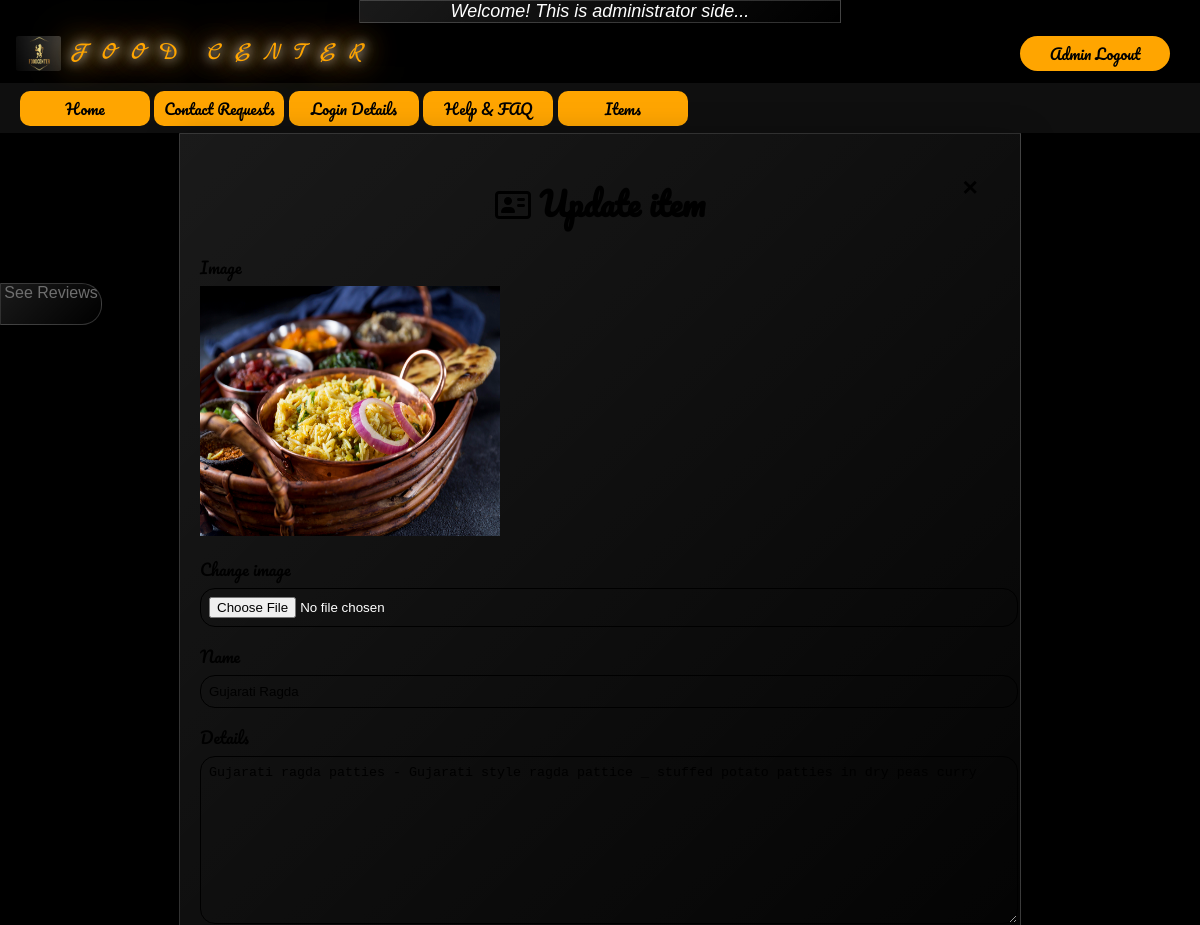
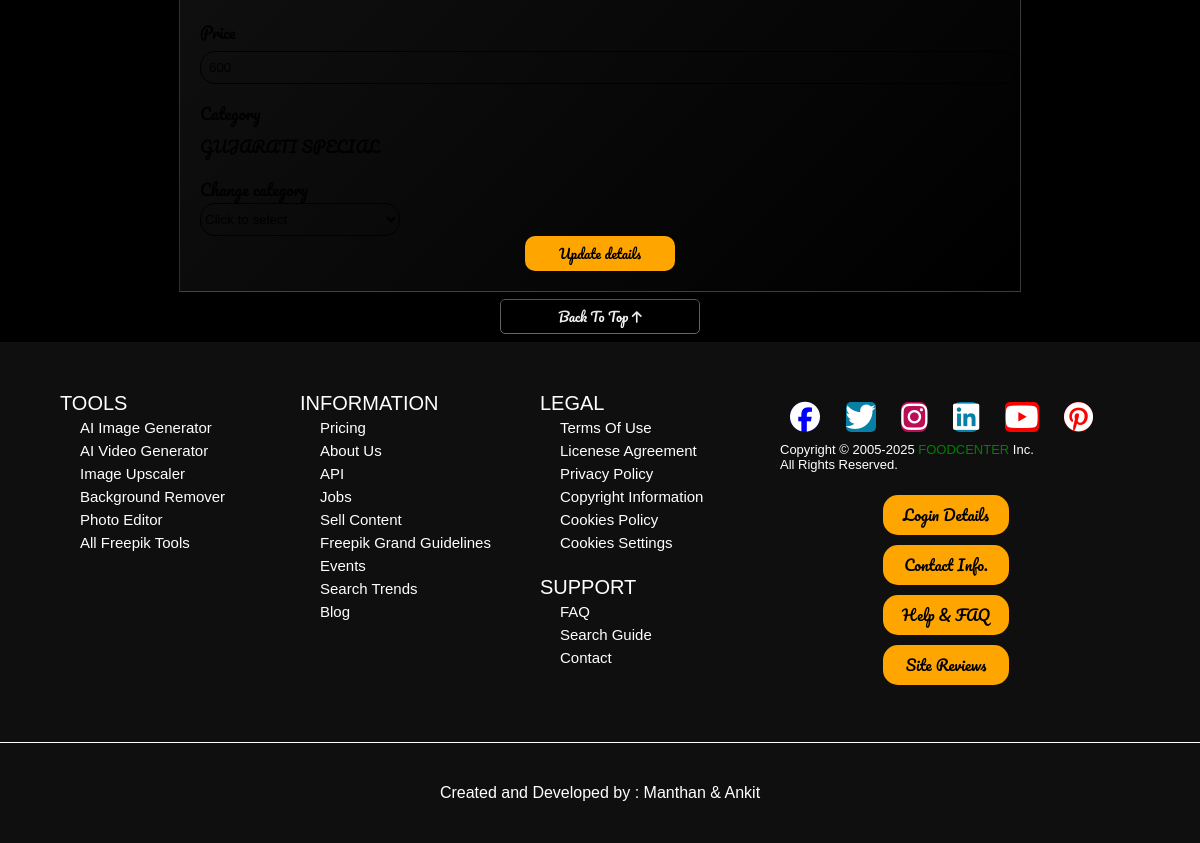
The app's page /admin/update_item.php?updateid=2 with its own data (2 pictures, top to bottom).
### tables this page shows
CREATE TABLE `products` (
  `id` bigint(10) NOT NULL,
  `image` varchar(100) NOT NULL,
  `name` varchar(100) NOT NULL,
  `details` varchar(500) NOT NULL,
  `price` bigint(10) NOT NULL,
  `category` varchar(100) NOT NULL
);

### admin/update_item.php (the view, shortened to what this page needs)
<!DOCTYPE html>
<html lang="en">
<head>
    <link rel="stylesheet" href="../styles//contact_us.css">
    <link rel="stylesheet" href="../styles/homepage.css">
    <link rel="stylesheet" href="https://cdnjs.cloudflare.com/ajax/libs/font-awesome/6.6.0/css/all.min.css"
 />
</head>
<body style="   background-image: url('../admin/images/gujarati\ food\ \(4\).jpg');
      background-size: contain;">
    <?php include 'head.php'; ?>
    <form action="update_item.php" method="get">
        <?php
        if (isset($_GET['updateid'])) {
            $id = $_GET['updateid'];
        ?>
            <form action="update_item.php" method="get">
                <main class="contact-container glass">
                    <center>
                        <h1><i class="fa-regular fa-address-card"></i> Update item</h1>
                    </center>
                    <span class="closebtn" style="position:fixed;top:4%;right:5%;color:black;"
                        onclick="this.parentElement.style.display='none';"><a href="items.php"
                            style="color:black;text-decoration:none;font-size:larger;">&times;</a></span>
                    <?php
                    include '../connect.php';
                    $sql = "select * from `products` where id=$id";
                    $result = mysqli_query($con, $sql);
                    $num = mysqli_num_rows($result);
                    if ($num > 0) {
                        while ($ram = mysqli_fetch_assoc($result)) {
                    ?>
                            <div class="form-group">
                                <label for="name"> Image </label>
                                <img src="../admin/images/<?php echo $ram['image']; ?>" alt=""
                                    onerror="this.src='../foodcenter/images/loading.gif';" style="height:250px;width:300px;">
                            </div>
                            <div class="form-group">
                                <label for="name">Change image</label>
                                <input type="file" id="name" name="image">
                            </div>
                            <div class="form-group">
                                <label for="name">Name</label>
                                <input type="text" id="name" name="name" value="<?php echo $ram['name']; ?>" required>
                            </div>
                            <div class="form-group">
                                <label for="message">Details</label>
                                <textarea id="message" name="details" required><?php echo $ram['details']; ?></textarea>
                            </div>
                            <div class="form-group">
                                <label for="subject">Price</label>
                                <input type="number" min="1" id="subject" name="price" value="<?php echo $ram['price']; ?>"
                                    required>
                            </div>
                            <div class="form-group">
                                <label for="subject">Category</label>
                                <label for="subject" name=""><?php echo $ram['category']; ?></label>
                            </div>
                            <div class="star">
                                <label for="star">Change category
                                </label>
                                <br> <select id="star" name="category"
                                    style="width:200px;background-color:transparent;border-radius:15px;height:33px;border:1px solid black;">
                                    <option value="0"> Click to select </option>
                                    <?php
                                    include '../connect.php';
                                    $sql = "select * from `categories`";
                                    $result = mysqli_query($con, $sql);
                                    ?>
                                </select>
                            </div>
                    <?php }
                    } ?>
                    <center>
                        <input type="submit" value="Update details" name="update2" class="btn">
                    </center>
                </main>
            </form>
        <?php } ?>
    </form>
    <?php include 'footer.php'; ?>
</body>
</html>

### styles/contact_us.css (style rules this page uses)
body { font-family: Verdana, sans-serif; margin: 0; color: black; }
h1 { font-family: font2; color: black; }
label { color: black; font-family: font2; }
.contact-container { max-width: 800px; margin: 0 auto; padding: 20px; }
.form-group { margin-bottom: 15px; }
.form-group label { display: block; margin-bottom: 5px; }
.form-group input, .form-group textarea { width: 100%; padding: 8px; border: 1px solid black; border-radius: 15px; background-color: transparent; }
.form-group textarea { height: 150px; }

### styles/homepage.css (style rules this page uses)
body { color: white; background-image: url('../admin/images/background.jpg'); background-size: contain; }
.glass { background: linear-gradient(135deg, rgba(255, 255, 255, 0.1), rgba(255, 255, 255, 0)); backdrop-filter: blur(10px); -webkit-backdrop-filter: blur(10px); border: 1px solid rgba(255, 255, 255, 0.18); box-shadow: 0 8px 32px 0 rgba(0, 0, 0, 0.37); }

### admin/styles/homepage.css (style rules this page uses)
body { background-color: black; color: white; background-image: url("../images/background.jpg"); background-size: cover; }
.glass { background: linear-gradient(135deg, rgba(255, 255, 255, 0.1), rgba(255, 255, 255, 0)); backdrop-filter: blur(10px); -webkit-backdrop-filter: blur(10px); border: 1px solid rgba(255, 255, 255, 0.18); box-shadow: 0 8px 32px 0 rgba(0, 0, 0, 0.37); }

### admin/update_item.php (style rules this page uses)
.closebtn { margin-left: 15px; color: white; font-weight: bold; float: right; font-size: 22px; line-height: 20px; cursor: pointer; transition: 0.3s; }
.btn { height: 35px; width: 150px; font-family: font2; background-color: orange; color: black; border: none; border-radius: 10px; }

### admin/head.php (style rules this page uses)
body { margin: 0px; padding: 0px; }

### records on screen
products: image (picture), name "Gujarati Ragda", details "Gujarati ragda patties - Gujarati style ragda pattice _ stuffed potato patties in dry peas curry", price "600"
